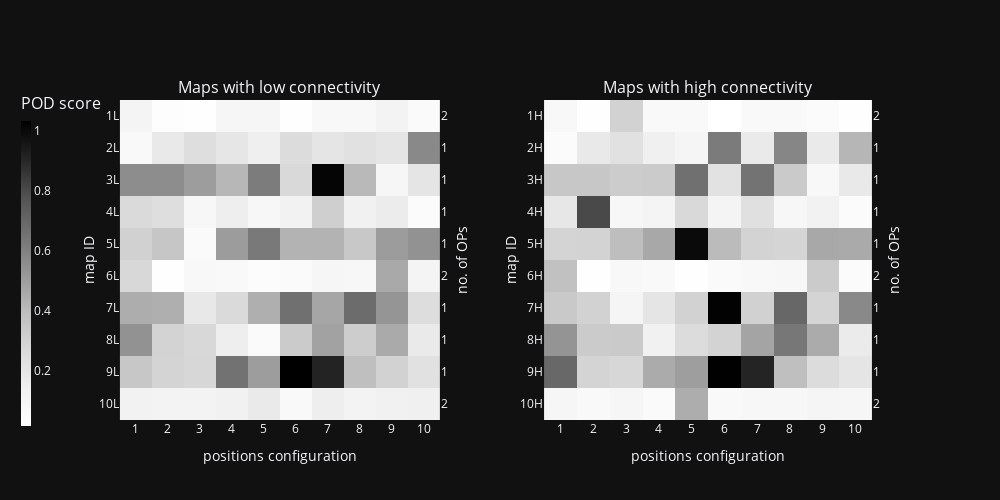
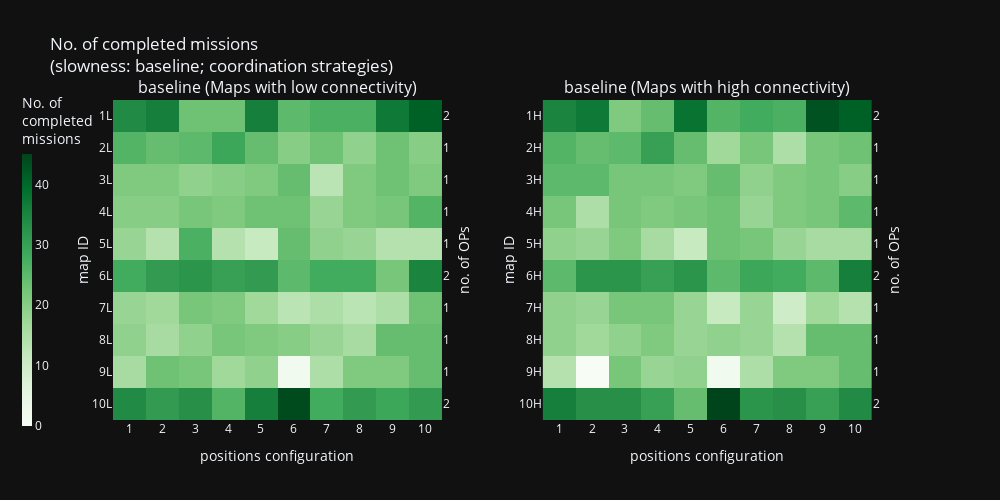
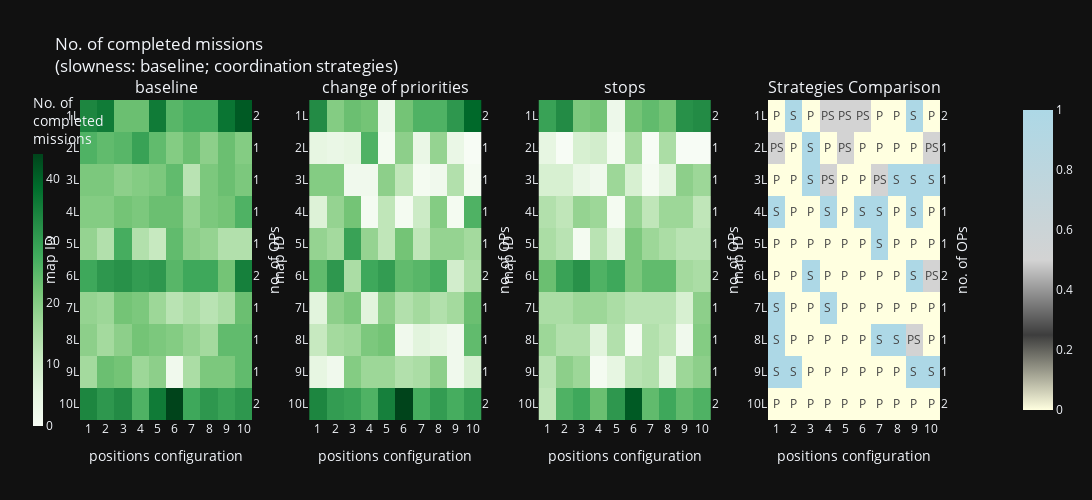
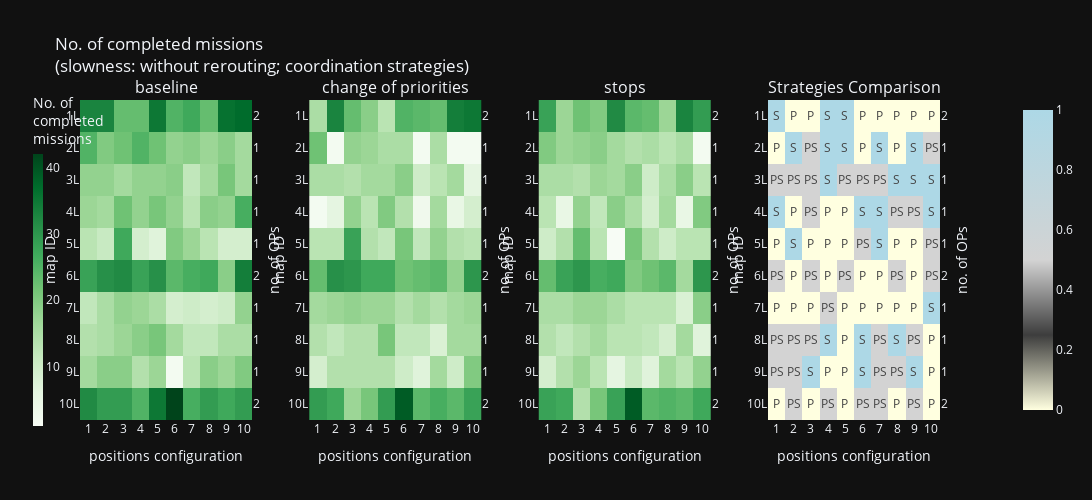

The notebook cell saved with these charts, in order:
### Code cell
import importlib 
import plot_all
plot_all = importlib.reload(plot_all)
plot_all.main()

### Figure 1 — Plotly figure (JSON) as saved in the notebook; plotly's stock layout.template omitted (floating-point values rounded to 4 significant figures)
{"data": [{"coloraxis": "coloraxis", "hovertemplate": "position: %{x}<br>CSD score (AVs): %{z}<extra></extra>", "name": "0", "showscale": true, "x": [1, 2, 3, 4, 5, 6, 7, 8, 9, 10], "xaxis": "x", "y": [1, 2, 3, 4, 5, 6, 7, 8, 9, 10], "yaxis": "y", "z": [[0.111, 0.03564, 0.0273, 0.09394, 0.08853, 0.02365, 0.07451, 0.07466, 0.1165, 0.05619], [0.06768, 0.1784, 0.2425, 0.1999, 0.1502, 0.2541, 0.2006, 0.2226, 0.2006, 0.5712], [0.5576, 0.5576, 0.5028, 0.416, 0.6207, 0.2679, 1.018, 0.41, 0.09303, 0.2058], [0.2662, 0.2394, 0.08456, 0.1538, 0.08642, 0.1256, 0.3132, 0.1296, 0.1667, 0.04894], [0.305, 0.3579, 0.06026, 0.5034, 0.6302, 0.4298, 0.4286, 0.3468, 0.5034, 0.5404], [0.2761, 0.02193, 0.07708, 0.06643, 0.03879, 0.05724, 0.08896, 0.08249, 0.4608, 0.1041], [0.4477, 0.4425, 0.188, 0.2642, 0.4425, 0.6621, 0.4709, 0.6791, 0.5281, 0.2484], [0.5392, 0.2983, 0.2742, 0.1507, 0.05706, 0.3346, 0.4849, 0.3261, 0.46, 0.1771], [0.3521, 0.2939, 0.2773, 0.6565, 0.5007, 1.034, 0.9127, 0.3874, 0.3007, 0.2229], [0.1239, 0.1166, 0.118, 0.133, 0.1751, 0.06752, 0.1557, 0.1144, 0.1375, 0.1398]], "type": "heatmap"}, {"coloraxis": "coloraxis", "hovertemplate": "position: %{x}<br>CSD score (AVs): %{z}<extra></extra>", "name": "0", "showscale": true, "x": [1, 2, 3, 4, 5, 6, 7, 8, 9, 10], "xaxis": "x", "y": [1, 2, 3, 4, 5, 6, 7, 8, 9, 10], "yaxis": "y2", "z": [[0.111, 0.03564, 0.0273, 0.09394, 0.08853, 0.02365, 0.07451, 0.07466, 0.1165, 0.05619], [0.06768, 0.1784, 0.2425, 0.1999, 0.1502, 0.2541, 0.2006, 0.2226, 0.2006, 0.5712], [0.5576, 0.5576, 0.5028, 0.416, 0.6207, 0.2679, 1.018, 0.41, 0.09303, 0.2058], [0.2662, 0.2394, 0.08456, 0.1538, 0.08642, 0.1256, 0.3132, 0.1296, 0.1667, 0.04894], [0.305, 0.3579, 0.06026, 0.5034, 0.6302, 0.4298, 0.4286, 0.3468, 0.5034, 0.5404], [0.2761, 0.02193, 0.07708, 0.06643, 0.03879, 0.05724, 0.08896, 0.08249, 0.4608, 0.1041], [0.4477, 0.4425, 0.188, 0.2642, 0.4425, 0.6621, 0.4709, 0.6791, 0.5281, 0.2484], [0.5392, 0.2983, 0.2742, 0.1507, 0.05706, 0.3346, 0.4849, 0.3261, 0.46, 0.1771], [0.3521, 0.2939, 0.2773, 0.6565, 0.5007, 1.034, 0.9127, 0.3874, 0.3007, 0.2229], [0.1239, 0.1166, 0.118, 0.133, 0.1751, 0.06752, 0.1557, 0.1144, 0.1375, 0.1398]], "type": "heatmap"}, {"coloraxis": "coloraxis", "hovertemplate": "position: %{x}<br>CSD score (AVs): %{z}<extra></extra>", "name": "0", "showscale": true, "x": [1, 2, 3, 4, 5, 6, 7, 8, 9, 10], "xaxis": "x2", "y": [1, 2, 3, 4, 5, 6, 7, 8, 9, 10], "yaxis": "y3", "z": [[0.07563, 0.0272, 0.3003, 0.06648, 0.0697, 0.01497, 0.06755, 0.06529, 0.04628, 0.0258], [0.04501, 0.1788, 0.2255, 0.1405, 0.1018, 0.6237, 0.1765, 0.584, 0.1765, 0.4186], [0.3518, 0.3518, 0.3271, 0.3337, 0.6634, 0.2225, 0.6525, 0.3396, 0.07119, 0.182], [0.1919, 0.8053, 0.08355, 0.1121, 0.2697, 0.1062, 0.2318, 0.07999, 0.1239, 0.04967], [0.2933, 0.2964, 0.3934, 0.467, 0.9991, 0.4038, 0.2971, 0.287, 0.467, 0.4583], [0.3803, 0.01929, 0.07632, 0.06361, 0.02174, 0.05501, 0.07615, 0.07923, 0.3334, 0.04968], [0.3429, 0.2996, 0.09761, 0.2031, 0.2996, 1.027, 0.3056, 0.6986, 0.2914, 0.5713], [0.5325, 0.3323, 0.3398, 0.1303, 0.2509, 0.295, 0.4775, 0.6372, 0.4563, 0.1712], [0.6929, 0.2925, 0.2781, 0.4556, 0.4979, 1.03, 0.9107, 0.3883, 0.2504, 0.2007], [0.09488, 0.06992, 0.09169, 0.05941, 0.4487, 0.06727, 0.08634, 0.08089, 0.1038, 0.08975]], "type": "heatmap"}, {"coloraxis": "coloraxis", "hovertemplate": "position: %{x}<br>CSD score (AVs): %{z}<extra></extra>", "name": "0", "showscale": true, "x": [1, 2, 3, 4, 5, 6, 7, 8, 9, 10], "xaxis": "x2", "y": [1, 2, 3, 4, 5, 6, 7, 8, 9, 10], "yaxis": "y4", "z": [[0.07563, 0.0272, 0.3003, 0.06648, 0.0697, 0.01497, 0.06755, 0.06529, 0.04628, 0.0258], [0.04501, 0.1788, 0.2255, 0.1405, 0.1018, 0.6237, 0.1765, 0.584, 0.1765, 0.4186], [0.3518, 0.3518, 0.3271, 0.3337, 0.6634, 0.2225, 0.6525, 0.3396, 0.07119, 0.182], [0.1919, 0.8053, 0.08355, 0.1121, 0.2697, 0.1062, 0.2318, 0.07999, 0.1239, 0.04967], [0.2933, 0.2964, 0.3934, 0.467, 0.9991, 0.4038, 0.2971, 0.287, 0.467, 0.4583], [0.3803, 0.01929, 0.07632, 0.06361, 0.02174, 0.05501, 0.07615, 0.07923, 0.3334, 0.04968], [0.3429, 0.2996, 0.09761, 0.2031, 0.2996, 1.027, 0.3056, 0.6986, 0.2914, 0.5713], [0.5325, 0.3323, 0.3398, 0.1303, 0.2509, 0.295, 0.4775, 0.6372, 0.4563, 0.1712], [0.6929, 0.2925, 0.2781, 0.4556, 0.4979, 1.03, 0.9107, 0.3883, 0.2504, 0.2007], [0.09488, 0.06992, 0.09169, 0.05941, 0.4487, 0.06727, 0.08634, 0.08089, 0.1038, 0.08975]], "type": "heatmap"}], "layout": {"xaxis": {"anchor": "y", "domain": [0.0, 0.4075], "title": {"text": "positions configuration"}, "tickmode": "array", "tickvals": [1, 2, 3, 4, 5, 6, 7, 8, 9, 10], "ticktext": ["1", "2", "3", "4", "5", "6", "7", "8", "9", "10"], "automargin": false, "constrain": "domain", "scaleanchor": "y"}, "yaxis": {"anchor": "x", "domain": [0.0, 1.0], "title": {"text": "map ID", "standoff": 0}, "tickmode": "array", "tickvals": [1, 2, 3, 4, 5, 6, 7, 8, 9, 10], "ticktext": ["1L", "2L", "3L", "4L", "5L", "6L", "7L", "8L", "9L", "10L"], "autorange": "reversed", "automargin": false, "constrain": "domain", "scaleanchor": "x"}, "yaxis2": {"anchor": "x", "overlaying": "y", "side": "right", "title": {"text": "no. of OPs", "standoff": 10}, "tickmode": "array", "tickvals": [1, 2, 3, 4, 5, 6, 7, 8, 9, 10], "ticktext": ["2", "1", "1", "1", "1", "2", "1", "1", "1", "2"], "autorange": "reversed", "automargin": false, "constrain": "domain"}, "xaxis2": {"anchor": "y3", "domain": [0.5325, 0.94], "title": {"text": "positions configuration"}, "tickmode": "array", "tickvals": [1, 2, 3, 4, 5, 6, 7, 8, 9, 10], "ticktext": ["1", "2", "3", "4", "5", "6", "7", "8", "9", "10"], "automargin": false, "constrain": "domain"}, "yaxis3": {"anchor": "x2", "domain": [0.0, 1.0], "title": {"text": "map ID", "standoff": 0}, "tickmode": "array", "tickvals": [1, 2, 3, 4, 5, 6, 7, 8, 9, 10], "ticktext": ["1H", "2H", "3H", "4H", "5H", "6H", "7H", "8H", "9H", "10H"], "autorange": "reversed", "automargin": false, "constrain": "domain"}, "yaxis4": {"anchor": "x2", "overlaying": "y3", "side": "right", "title": {"text": "no. of OPs", "standoff": 10}, "tickmode": "array", "tickvals": [1, 2, 3, 4, 5, 6, 7, 8, 9, 10], "ticktext": ["2", "1", "1", "1", "1", "2", "1", "1", "1", "2"], "autorange": "reversed", "automargin": false, "constrain": "domain"}, "annotations": [{"font": {"size": 16}, "showarrow": false, "text": "Maps with low connectivity", "x": 0.2037, "xanchor": "center", "xref": "paper", "y": 1.0, "yanchor": "bottom", "yref": "paper"}, {"font": {"size": 16}, "showarrow": false, "text": "Maps with high connectivity", "x": 0.7362, "xanchor": "center", "xref": "paper", "y": 1.0, "yanchor": "bottom", "yref": "paper"}], "autosize": false, "width": 1000, "height": 500, "coloraxis": {"colorbar": {"title": {"text": "POD score", "font": {"size": 16}, "side": "top"}, "x": -0.13, "thickness": 10, "len": 1.1}, "colorscale": [[0.0, "rgb(255,255,255)"], [0.125, "rgb(240,240,240)"], [0.25, "rgb(217,217,217)"], [0.375, "rgb(189,189,189)"], [0.5, "rgb(150,150,150)"], [0.625, "rgb(115,115,115)"], [0.75, "rgb(82,82,82)"], [0.875, "rgb(37,37,37)"], [1.0, "rgb(0,0,0)"]]}}}

### Figure 2 — Plotly figure (JSON) as saved in the notebook; plotly's stock layout.template omitted (floating-point values rounded to 4 significant figures)
{"data": [{"coloraxis": "coloraxis", "hovertemplate": "position: %{x}<br>No. of completed missions: %{z}<extra></extra>", "name": "0", "showscale": true, "x": [1, 2, 3, 4, 5, 6, 7, 8, 9, 10], "xaxis": "x", "y": [1, 2, 3, 4, 5, 6, 7, 8, 9, 10], "yaxis": "y", "z": [[34, 36, 23, 23, 36, 25, 27, 27, 37, 41], [26, 24, 25, 29, 24, 20, 23, 19, 23, 20], [21, 21, 19, 20, 21, 24, 13, 21, 23, 21], [20, 20, 22, 21, 23, 23, 18, 21, 22, 26], [18, 14, 27, 14, 11, 24, 19, 18, 14, 14], [28, 31, 32, 30, 31, 25, 28, 28, 22, 35], [18, 17, 22, 21, 17, 13, 15, 13, 15, 23], [19, 16, 19, 22, 21, 20, 18, 16, 24, 24], [16, 23, 22, 17, 19, 2, 15, 21, 21, 24], [34, 31, 33, 26, 36, 44, 28, 31, 29, 31]], "type": "heatmap"}, {"coloraxis": "coloraxis", "hovertemplate": "position: %{x}<br>No. of completed missions: %{z}<extra></extra>", "name": "0", "showscale": true, "x": [1, 2, 3, 4, 5, 6, 7, 8, 9, 10], "xaxis": "x", "y": [1, 2, 3, 4, 5, 6, 7, 8, 9, 10], "yaxis": "y2", "z": [[34, 36, 23, 23, 36, 25, 27, 27, 37, 41], [26, 24, 25, 29, 24, 20, 23, 19, 23, 20], [21, 21, 19, 20, 21, 24, 13, 21, 23, 21], [20, 20, 22, 21, 23, 23, 18, 21, 22, 26], [18, 14, 27, 14, 11, 24, 19, 18, 14, 14], [28, 31, 32, 30, 31, 25, 28, 28, 22, 35], [18, 17, 22, 21, 17, 13, 15, 13, 15, 23], [19, 16, 19, 22, 21, 20, 18, 16, 24, 24], [16, 23, 22, 17, 19, 2, 15, 21, 21, 24], [34, 31, 33, 26, 36, 44, 28, 31, 29, 31]], "type": "heatmap"}, {"coloraxis": "coloraxis", "hovertemplate": "position: %{x}<br>No. of completed missions: %{z}<extra></extra>", "name": "0", "showscale": true, "x": [1, 2, 3, 4, 5, 6, 7, 8, 9, 10], "xaxis": "x2", "y": [1, 2, 3, 4, 5, 6, 7, 8, 9, 10], "yaxis": "y3", "z": [[35, 37, 21, 24, 38, 26, 28, 27, 43, 41], [26, 24, 25, 30, 24, 17, 22, 15, 22, 23], [25, 25, 22, 22, 21, 24, 19, 21, 22, 20], [22, 15, 22, 21, 22, 23, 18, 21, 22, 25], [19, 18, 21, 16, 11, 23, 22, 18, 16, 16], [25, 32, 32, 30, 32, 25, 29, 28, 25, 36], [19, 18, 22, 22, 18, 11, 18, 10, 17, 14], [19, 17, 19, 21, 18, 19, 18, 14, 24, 24], [14, 0, 22, 18, 19, 2, 15, 21, 21, 24], [36, 33, 33, 30, 24, 45, 32, 33, 30, 34]], "type": "heatmap"}, {"coloraxis": "coloraxis", "hovertemplate": "position: %{x}<br>No. of completed missions: %{z}<extra></extra>", "name": "0", "showscale": true, "x": [1, 2, 3, 4, 5, 6, 7, 8, 9, 10], "xaxis": "x2", "y": [1, 2, 3, 4, 5, 6, 7, 8, 9, 10], "yaxis": "y4", "z": [[35, 37, 21, 24, 38, 26, 28, 27, 43, 41], [26, 24, 25, 30, 24, 17, 22, 15, 22, 23], [25, 25, 22, 22, 21, 24, 19, 21, 22, 20], [22, 15, 22, 21, 22, 23, 18, 21, 22, 25], [19, 18, 21, 16, 11, 23, 22, 18, 16, 16], [25, 32, 32, 30, 32, 25, 29, 28, 25, 36], [19, 18, 22, 22, 18, 11, 18, 10, 17, 14], [19, 17, 19, 21, 18, 19, 18, 14, 24, 24], [14, 0, 22, 18, 19, 2, 15, 21, 21, 24], [36, 33, 33, 30, 24, 45, 32, 33, 30, 34]], "type": "heatmap"}], "layout": {"xaxis": {"anchor": "y", "domain": [0.0, 0.4075], "title": {"text": "positions configuration"}, "tickmode": "array", "tickvals": [1, 2, 3, 4, 5, 6, 7, 8, 9, 10], "ticktext": ["1", "2", "3", "4", "5", "6", "7", "8", "9", "10"], "automargin": false, "constrain": "domain"}, "yaxis": {"anchor": "x", "domain": [0.0, 1.0], "title": {"text": "map ID", "standoff": 0}, "tickmode": "array", "tickvals": [1, 2, 3, 4, 5, 6, 7, 8, 9, 10], "ticktext": ["1L", "2L", "3L", "4L", "5L", "6L", "7L", "8L", "9L", "10L"], "autorange": "reversed", "automargin": false, "constrain": "domain"}, "yaxis2": {"anchor": "x", "overlaying": "y", "side": "right", "title": {"text": "no. of OPs", "standoff": 10}, "tickmode": "array", "tickvals": [1, 2, 3, 4, 5, 6, 7, 8, 9, 10], "ticktext": ["2", "1", "1", "1", "1", "2", "1", "1", "1", "2"], "autorange": "reversed", "automargin": false, "constrain": "domain"}, "xaxis2": {"anchor": "y3", "domain": [0.5325, 0.94], "title": {"text": "positions configuration"}, "tickmode": "array", "tickvals": [1, 2, 3, 4, 5, 6, 7, 8, 9, 10], "ticktext": ["1", "2", "3", "4", "5", "6", "7", "8", "9", "10"], "automargin": false, "constrain": "domain"}, "yaxis3": {"anchor": "x2", "domain": [0.0, 1.0], "title": {"text": "map ID", "standoff": 0}, "tickmode": "array", "tickvals": [1, 2, 3, 4, 5, 6, 7, 8, 9, 10], "ticktext": ["1H", "2H", "3H", "4H", "5H", "6H", "7H", "8H", "9H", "10H"], "autorange": "reversed", "automargin": false, "constrain": "domain"}, "yaxis4": {"anchor": "x2", "overlaying": "y3", "side": "right", "title": {"text": "no. of OPs", "standoff": 10}, "tickmode": "array", "tickvals": [1, 2, 3, 4, 5, 6, 7, 8, 9, 10], "ticktext": ["2", "1", "1", "1", "1", "2", "1", "1", "1", "2"], "autorange": "reversed", "automargin": false, "constrain": "domain"}, "annotations": [{"font": {"size": 16}, "showarrow": false, "text": "baseline (Maps with low connectivity)", "x": 0.2037, "xanchor": "center", "xref": "paper", "y": 1.0, "yanchor": "bottom", "yref": "paper"}, {"font": {"size": 16}, "showarrow": false, "text": "baseline (Maps with high connectivity)", "x": 0.7362, "xanchor": "center", "xref": "paper", "y": 1.0, "yanchor": "bottom", "yref": "paper"}], "autosize": false, "width": 1000, "height": 500, "coloraxis": {"colorbar": {"title": {"text": "No. of<br>completed<br>missions"}, "x": -0.125, "thickness": 10, "len": 1.1}, "colorscale": [[0.0, "rgb(247,252,245)"], [0.125, "rgb(229,245,224)"], [0.25, "rgb(199,233,192)"], [0.375, "rgb(161,217,155)"], [0.5, "rgb(116,196,118)"], [0.625, "rgb(65,171,93)"], [0.75, "rgb(35,139,69)"], [0.875, "rgb(0,109,44)"], [1.0, "rgb(0,68,27)"]]}, "coloraxis2": {"colorscale": [[0.0, "#FFFFE0"], [0.25, "#3D3D3D"], [0.5, "#D3D3D3"], [1.0, "#ADD8E6"]]}, "title": {"text": "No. of completed missions<br>(slowness: baseline; coordination strategies)"}}}

### Figure 3 — Plotly figure (JSON) as saved in the notebook; plotly's stock layout.template omitted (floating-point values rounded to 4 significant figures)
{"data": [{"coloraxis": "coloraxis", "hovertemplate": "position: %{x}<br>No. of completed missions: %{z}<extra></extra>", "name": "0", "showscale": true, "x": [1, 2, 3, 4, 5, 6, 7, 8, 9, 10], "xaxis": "x", "y": [1, 2, 3, 4, 5, 6, 7, 8, 9, 10], "yaxis": "y", "z": [[34, 36, 23, 23, 36, 25, 27, 27, 37, 41], [26, 24, 25, 29, 24, 20, 23, 19, 23, 20], [21, 21, 19, 20, 21, 24, 13, 21, 23, 21], [20, 20, 22, 21, 23, 23, 18, 21, 22, 26], [18, 14, 27, 14, 11, 24, 19, 18, 14, 14], [28, 31, 32, 30, 31, 25, 28, 28, 22, 35], [18, 17, 22, 21, 17, 13, 15, 13, 15, 23], [19, 16, 19, 22, 21, 20, 18, 16, 24, 24], [16, 23, 22, 17, 19, 2, 15, 21, 21, 24], [34, 31, 33, 26, 36, 44, 28, 31, 29, 31]], "type": "heatmap"}, {"coloraxis": "coloraxis", "hovertemplate": "position: %{x}<br>No. of completed missions: %{z}<extra></extra>", "name": "0", "showscale": true, "x": [1, 2, 3, 4, 5, 6, 7, 8, 9, 10], "xaxis": "x", "y": [1, 2, 3, 4, 5, 6, 7, 8, 9, 10], "yaxis": "y2", "z": [[34, 36, 23, 23, 36, 25, 27, 27, 37, 41], [26, 24, 25, 29, 24, 20, 23, 19, 23, 20], [21, 21, 19, 20, 21, 24, 13, 21, 23, 21], [20, 20, 22, 21, 23, 23, 18, 21, 22, 26], [18, 14, 27, 14, 11, 24, 19, 18, 14, 14], [28, 31, 32, 30, 31, 25, 28, 28, 22, 35], [18, 17, 22, 21, 17, 13, 15, 13, 15, 23], [19, 16, 19, 22, 21, 20, 18, 16, 24, 24], [16, 23, 22, 17, 19, 2, 15, 21, 21, 24], [34, 31, 33, 26, 36, 44, 28, 31, 29, 31]], "type": "heatmap"}, {"coloraxis": "coloraxis", "hovertemplate": "position: %{x}<br>No. of completed missions: %{z}<extra></extra>", "name": "0", "showscale": true, "x": [1, 2, 3, 4, 5, 6, 7, 8, 9, 10], "xaxis": "x2", "y": [1, 2, 3, 4, 5, 6, 7, 8, 9, 10], "yaxis": "y3", "z": [[33, 20, 23, 22, 3, 22, 26, 26, 31, 39], [5, 4, 5, 26, 1, 19, 4, 18, 4, 0], [20, 20, 2, 2, 19, 12, 1, 2, 14, 1], [7, 18, 22, 1, 12, 1, 10, 20, 1, 26], [18, 16, 29, 18, 12, 22, 12, 18, 18, 16], [24, 31, 15, 28, 30, 24, 25, 27, 9, 15], [6, 19, 21, 6, 19, 14, 16, 14, 16, 23], [11, 16, 17, 21, 22, 2, 6, 5, 2, 24], [5, 2, 20, 17, 17, 14, 15, 19, 2, 8], [34, 30, 29, 26, 35, 44, 27, 30, 27, 30]], "type": "heatmap"}, {"coloraxis": "coloraxis", "hovertemplate": "position: %{x}<br>No. of completed missions: %{z}<extra></extra>", "name": "0", "showscale": true, "x": [1, 2, 3, 4, 5, 6, 7, 8, 9, 10], "xaxis": "x2", "y": [1, 2, 3, 4, 5, 6, 7, 8, 9, 10], "yaxis": "y4", "z": [[33, 20, 23, 22, 3, 22, 26, 26, 31, 39], [5, 4, 5, 26, 1, 19, 4, 18, 4, 0], [20, 20, 2, 2, 19, 12, 1, 2, 14, 1], [7, 18, 22, 1, 12, 1, 10, 20, 1, 26], [18, 16, 29, 18, 12, 22, 12, 18, 18, 16], [24, 31, 15, 28, 30, 24, 25, 27, 9, 15], [6, 19, 21, 6, 19, 14, 16, 14, 16, 23], [11, 16, 17, 21, 22, 2, 6, 5, 2, 24], [5, 2, 20, 17, 17, 14, 15, 19, 2, 8], [34, 30, 29, 26, 35, 44, 27, 30, 27, 30]], "type": "heatmap"}, {"coloraxis": "coloraxis", "hovertemplate": "position: %{x}<br>No. of completed missions: %{z}<extra></extra>", "name": "0", "showscale": true, "x": [1, 2, 3, 4, 5, 6, 7, 8, 9, 10], "xaxis": "x3", "y": [1, 2, 3, 4, 5, 6, 7, 8, 9, 10], "yaxis": "y5", "z": [[29, 33, 21, 22, 3, 22, 24, 22, 32, 33], [5, 0, 8, 9, 1, 16, 0, 15, 0, 0], [8, 8, 4, 2, 17, 8, 1, 6, 19, 17], [14, 12, 18, 17, 1, 18, 12, 17, 17, 12], [15, 13, 1, 13, 6, 21, 17, 15, 13, 13], [23, 29, 32, 26, 28, 21, 24, 24, 16, 15], [15, 15, 17, 17, 15, 13, 13, 13, 8, 19], [17, 14, 14, 6, 14, 1, 14, 12, 2, 20], [13, 19, 17, 1, 5, 13, 14, 5, 17, 19], [12, 26, 28, 23, 31, 41, 24, 28, 24, 26]], "type": "heatmap"}, {"coloraxis": "coloraxis", "hovertemplate": "position: %{x}<br>No. of completed missions: %{z}<extra></extra>", "name": "0", "showscale": true, "x": [1, 2, 3, 4, 5, 6, 7, 8, 9, 10], "xaxis": "x3", "y": [1, 2, 3, 4, 5, 6, 7, 8, 9, 10], "yaxis": "y6", "z": [[29, 33, 21, 22, 3, 22, 24, 22, 32, 33], [5, 0, 8, 9, 1, 16, 0, 15, 0, 0], [8, 8, 4, 2, 17, 8, 1, 6, 19, 17], [14, 12, 18, 17, 1, 18, 12, 17, 17, 12], [15, 13, 1, 13, 6, 21, 17, 15, 13, 13], [23, 29, 32, 26, 28, 21, 24, 24, 16, 15], [15, 15, 17, 17, 15, 13, 13, 13, 8, 19], [17, 14, 14, 6, 14, 1, 14, 12, 2, 20], [13, 19, 17, 1, 5, 13, 14, 5, 17, 19], [12, 26, 28, 23, 31, 41, 24, 28, 24, 26]], "type": "heatmap"}, {"coloraxis": "coloraxis2", "hovertemplate": "position: %{x}<br><extra></extra>", "name": "0", "showscale": false, "text": [["P", "S", "P", "PS", "PS", "PS", "P", "P", "S", "P"], ["PS", "P", "S", "P", "PS", "P", "P", "P", "P", "PS"], ["P", "P", "S", "PS", "P", "P", "PS", "S", "S", "S"], ["S", "P", "P", "S", "P", "S", "S", "P", "S", "P"], ["P", "P", "P", "P", "P", "P", "S", "P", "P", "P"], ["P", "P", "S", "P", "P", "P", "P", "P", "S", "PS"], ["S", "P", "P", "S", "P", "P", "P", "P", "P", "P"], ["S", "P", "P", "P", "P", "P", "S", "S", "PS", "P"], ["S", "S", "P", "P", "P", "P", "P", "P", "S", "S"], ["P", "P", "P", "P", "P", "P", "P", "P", "P", "P"]], "texttemplate": "%{text}", "x": [1, 2, 3, 4, 5, 6, 7, 8, 9, 10], "xaxis": "x4", "y": [1, 2, 3, 4, 5, 6, 7, 8, 9, 10], "yaxis": "y7", "z": [[0.0, 1.0, 0.0, 0.5, 0.5, 0.5, 0.0, 0.0, 1.0, 0.0], [0.5, 0.0, 1.0, 0.0, 0.5, 0.0, 0.0, 0.0, 0.0, 0.5], [0.0, 0.0, 1.0, 0.5, 0.0, 0.0, 0.5, 1.0, 1.0, 1.0], [1.0, 0.0, 0.0, 1.0, 0.0, 1.0, 1.0, 0.0, 1.0, 0.0], [0.0, 0.0, 0.0, 0.0, 0.0, 0.0, 1.0, 0.0, 0.0, 0.0], [0.0, 0.0, 1.0, 0.0, 0.0, 0.0, 0.0, 0.0, 1.0, 0.5], [1.0, 0.0, 0.0, 1.0, 0.0, 0.0, 0.0, 0.0, 0.0, 0.0], [1.0, 0.0, 0.0, 0.0, 0.0, 0.0, 1.0, 1.0, 0.5, 0.0], [1.0, 1.0, 0.0, 0.0, 0.0, 0.0, 0.0, 0.0, 1.0, 1.0], [0.0, 0.0, 0.0, 0.0, 0.0, 0.0, 0.0, 0.0, 0.0, 0.0]], "type": "heatmap"}, {"coloraxis": "coloraxis2", "hovertemplate": "position: %{x}<br><extra></extra>", "name": "0", "showscale": false, "text": [["P", "S", "P", "PS", "PS", "PS", "P", "P", "S", "P"], ["PS", "P", "S", "P", "PS", "P", "P", "P", "P", "PS"], ["P", "P", "S", "PS", "P", "P", "PS", "S", "S", "S"], ["S", "P", "P", "S", "P", "S", "S", "P", "S", "P"], ["P", "P", "P", "P", "P", "P", "S", "P", "P", "P"], ["P", "P", "S", "P", "P", "P", "P", "P", "S", "PS"], ["S", "P", "P", "S", "P", "P", "P", "P", "P", "P"], ["S", "P", "P", "P", "P", "P", "S", "S", "PS", "P"], ["S", "S", "P", "P", "P", "P", "P", "P", "S", "S"], ["P", "P", "P", "P", "P", "P", "P", "P", "P", "P"]], "texttemplate": "%{text}", "x": [1, 2, 3, 4, 5, 6, 7, 8, 9, 10], "xaxis": "x4", "y": [1, 2, 3, 4, 5, 6, 7, 8, 9, 10], "yaxis": "y8", "z": [[0.0, 1.0, 0.0, 0.5, 0.5, 0.5, 0.0, 0.0, 1.0, 0.0], [0.5, 0.0, 1.0, 0.0, 0.5, 0.0, 0.0, 0.0, 0.0, 0.5], [0.0, 0.0, 1.0, 0.5, 0.0, 0.0, 0.5, 1.0, 1.0, 1.0], [1.0, 0.0, 0.0, 1.0, 0.0, 1.0, 1.0, 0.0, 1.0, 0.0], [0.0, 0.0, 0.0, 0.0, 0.0, 0.0, 1.0, 0.0, 0.0, 0.0], [0.0, 0.0, 1.0, 0.0, 0.0, 0.0, 0.0, 0.0, 1.0, 0.5], [1.0, 0.0, 0.0, 1.0, 0.0, 0.0, 0.0, 0.0, 0.0, 0.0], [1.0, 0.0, 0.0, 0.0, 0.0, 0.0, 1.0, 1.0, 0.5, 0.0], [1.0, 1.0, 0.0, 0.0, 0.0, 0.0, 0.0, 0.0, 1.0, 1.0], [0.0, 0.0, 0.0, 0.0, 0.0, 0.0, 0.0, 0.0, 0.0, 0.0]], "type": "heatmap"}], "layout": {"xaxis": {"anchor": "y", "domain": [0.0, 0.1881], "title": {"text": "positions configuration"}, "tickmode": "array", "tickvals": [1, 2, 3, 4, 5, 6, 7, 8, 9, 10], "ticktext": ["1", "2", "3", "4", "5", "6", "7", "8", "9", "10"], "automargin": false, "constrain": "domain"}, "yaxis": {"anchor": "x", "domain": [0.0, 1.0], "title": {"text": "map ID", "standoff": 0}, "tickmode": "array", "tickvals": [1, 2, 3, 4, 5, 6, 7, 8, 9, 10], "ticktext": ["1L", "2L", "3L", "4L", "5L", "6L", "7L", "8L", "9L", "10L"], "autorange": "reversed", "automargin": false, "constrain": "domain"}, "yaxis2": {"anchor": "x", "overlaying": "y", "side": "right", "title": {"text": "no. of OPs", "standoff": 10}, "tickmode": "array", "tickvals": [1, 2, 3, 4, 5, 6, 7, 8, 9, 10], "ticktext": ["2", "1", "1", "1", "1", "2", "1", "1", "1", "2"], "autorange": "reversed", "automargin": false, "constrain": "domain"}, "xaxis2": {"anchor": "y3", "domain": [0.2506, 0.4387], "title": {"text": "positions configuration"}, "tickmode": "array", "tickvals": [1, 2, 3, 4, 5, 6, 7, 8, 9, 10], "ticktext": ["1", "2", "3", "4", "5", "6", "7", "8", "9", "10"], "automargin": false, "constrain": "domain"}, "yaxis3": {"anchor": "x2", "domain": [0.0, 1.0], "title": {"text": "map ID", "standoff": 0}, "tickmode": "array", "tickvals": [1, 2, 3, 4, 5, 6, 7, 8, 9, 10], "ticktext": ["1L", "2L", "3L", "4L", "5L", "6L", "7L", "8L", "9L", "10L"], "autorange": "reversed", "automargin": false, "constrain": "domain"}, "yaxis4": {"anchor": "x2", "overlaying": "y3", "side": "right", "title": {"text": "no. of OPs", "standoff": 10}, "tickmode": "array", "tickvals": [1, 2, 3, 4, 5, 6, 7, 8, 9, 10], "ticktext": ["2", "1", "1", "1", "1", "2", "1", "1", "1", "2"], "autorange": "reversed", "automargin": false, "constrain": "domain"}, "xaxis3": {"anchor": "y5", "domain": [0.5012, 0.6894], "title": {"text": "positions configuration"}, "tickmode": "array", "tickvals": [1, 2, 3, 4, 5, 6, 7, 8, 9, 10], "ticktext": ["1", "2", "3", "4", "5", "6", "7", "8", "9", "10"], "automargin": false, "constrain": "domain"}, "yaxis5": {"anchor": "x3", "domain": [0.0, 1.0], "title": {"text": "map ID", "standoff": 0}, "tickmode": "array", "tickvals": [1, 2, 3, 4, 5, 6, 7, 8, 9, 10], "ticktext": ["1L", "2L", "3L", "4L", "5L", "6L", "7L", "8L", "9L", "10L"], "autorange": "reversed", "automargin": false, "constrain": "domain"}, "yaxis6": {"anchor": "x3", "overlaying": "y5", "side": "right", "title": {"text": "no. of OPs", "standoff": 10}, "tickmode": "array", "tickvals": [1, 2, 3, 4, 5, 6, 7, 8, 9, 10], "ticktext": ["2", "1", "1", "1", "1", "2", "1", "1", "1", "2"], "autorange": "reversed", "automargin": false, "constrain": "domain"}, "xaxis4": {"anchor": "y7", "domain": [0.7519, 0.94], "title": {"text": "positions configuration"}, "tickmode": "array", "tickvals": [1, 2, 3, 4, 5, 6, 7, 8, 9, 10], "ticktext": ["1", "2", "3", "4", "5", "6", "7", "8", "9", "10"], "automargin": false, "constrain": "domain"}, "yaxis7": {"anchor": "x4", "domain": [0.0, 1.0], "title": {"text": "map ID", "standoff": 0}, "tickmode": "array", "tickvals": [1, 2, 3, 4, 5, 6, 7, 8, 9, 10], "ticktext": ["1L", "2L", "3L", "4L", "5L", "6L", "7L", "8L", "9L", "10L"], "autorange": "reversed", "automargin": false, "constrain": "domain"}, "yaxis8": {"anchor": "x4", "overlaying": "y7", "side": "right", "title": {"text": "no. of OPs", "standoff": 10}, "tickmode": "array", "tickvals": [1, 2, 3, 4, 5, 6, 7, 8, 9, 10], "ticktext": ["2", "1", "1", "1", "1", "2", "1", "1", "1", "2"], "autorange": "reversed", "automargin": false, "constrain": "domain"}, "annotations": [{"font": {"size": 16}, "showarrow": false, "text": "baseline", "x": 0.09406, "xanchor": "center", "xref": "paper", "y": 1.0, "yanchor": "bottom", "yref": "paper"}, {"font": {"size": 16}, "showarrow": false, "text": "change of priorities", "x": 0.3447, "xanchor": "center", "xref": "paper", "y": 1.0, "yanchor": "bottom", "yref": "paper"}, {"font": {"size": 16}, "showarrow": false, "text": "stops", "x": 0.5953, "xanchor": "center", "xref": "paper", "y": 1.0, "yanchor": "bottom", "yref": "paper"}, {"font": {"size": 16}, "showarrow": false, "text": "Strategies Comparison", "x": 0.8459, "xanchor": "center", "xref": "paper", "y": 1.0, "yanchor": "bottom", "yref": "paper"}], "autosize": false, "width": 1840, "height": 500, "coloraxis": {"colorbar": {"title": {"text": "No. of<br>completed<br>missions", "font": {"size": 14}, "side": "top"}, "x": -0.0625, "thickness": 10, "len": 1.1}, "colorscale": [[0.0, "rgb(247,252,245)"], [0.125, "rgb(229,245,224)"], [0.25, "rgb(199,233,192)"], [0.375, "rgb(161,217,155)"], [0.5, "rgb(116,196,118)"], [0.625, "rgb(65,171,93)"], [0.75, "rgb(35,139,69)"], [0.875, "rgb(0,109,44)"], [1.0, "rgb(0,68,27)"]]}, "coloraxis2": {"colorscale": [[0.0, "#FFFFE0"], [0.25, "#3D3D3D"], [0.5, "#D3D3D3"], [1.0, "#ADD8E6"]]}, "title": {"text": "No. of completed missions<br>(slowness: baseline; coordination strategies)"}}}

### Figure 4 — Plotly figure (JSON) as saved in the notebook; plotly's stock layout.template omitted (floating-point values rounded to 4 significant figures)
{"data": [{"coloraxis": "coloraxis", "hovertemplate": "position: %{x}<br>No. of completed missions: %{z}<extra></extra>", "name": "0", "showscale": true, "x": [1, 2, 3, 4, 5, 6, 7, 8, 9, 10], "xaxis": "x", "y": [1, 2, 3, 4, 5, 6, 7, 8, 9, 10], "yaxis": "y", "z": [[33, 33, 23, 23, 35, 25, 27, 23, 36, 37], [25, 20, 22, 25, 22, 18, 19, 17, 19, 16], [18, 18, 16, 18, 18, 19, 12, 16, 21, 16], [17, 16, 22, 18, 21, 18, 13, 19, 18, 26], [13, 11, 27, 9, 7, 20, 17, 13, 9, 9], [28, 31, 32, 28, 31, 24, 26, 27, 19, 34], [12, 15, 18, 17, 15, 9, 10, 9, 10, 18], [14, 15, 17, 19, 21, 16, 12, 12, 15, 15], [16, 19, 19, 14, 17, 2, 13, 19, 17, 20], [32, 29, 29, 25, 35, 42, 26, 29, 27, 29]], "type": "heatmap"}, {"coloraxis": "coloraxis", "hovertemplate": "position: %{x}<br>No. of completed missions: %{z}<extra></extra>", "name": "0", "showscale": true, "x": [1, 2, 3, 4, 5, 6, 7, 8, 9, 10], "xaxis": "x", "y": [1, 2, 3, 4, 5, 6, 7, 8, 9, 10], "yaxis": "y2", "z": [[33, 33, 23, 23, 35, 25, 27, 23, 36, 37], [25, 20, 22, 25, 22, 18, 19, 17, 19, 16], [18, 18, 16, 18, 18, 19, 12, 16, 21, 16], [17, 16, 22, 18, 21, 18, 13, 19, 18, 26], [13, 11, 27, 9, 7, 20, 17, 13, 9, 9], [28, 31, 32, 28, 31, 24, 26, 27, 19, 34], [12, 15, 18, 17, 15, 9, 10, 9, 10, 18], [14, 15, 17, 19, 21, 16, 12, 12, 15, 15], [16, 19, 19, 14, 17, 2, 13, 19, 17, 20], [32, 29, 29, 25, 35, 42, 26, 29, 27, 29]], "type": "heatmap"}, {"coloraxis": "coloraxis", "hovertemplate": "position: %{x}<br>No. of completed missions: %{z}<extra></extra>", "name": "0", "showscale": true, "x": [1, 2, 3, 4, 5, 6, 7, 8, 9, 10], "xaxis": "x2", "y": [1, 2, 3, 4, 5, 6, 7, 8, 9, 10], "yaxis": "y3", "z": [[15, 33, 23, 19, 13, 25, 24, 23, 34, 35], [22, 2, 18, 17, 15, 15, 2, 15, 2, 2], [15, 15, 14, 16, 16, 19, 10, 13, 16, 6], [2, 6, 18, 13, 20, 14, 3, 16, 5, 9], [13, 13, 28, 14, 12, 21, 12, 18, 14, 13], [23, 31, 30, 27, 27, 22, 23, 24, 18, 30], [16, 17, 18, 17, 17, 14, 16, 14, 16, 17], [14, 12, 14, 14, 21, 12, 12, 8, 16, 16], [9, 14, 14, 14, 14, 10, 7, 16, 10, 20], [29, 27, 17, 21, 29, 39, 24, 26, 24, 28]], "type": "heatmap"}, {"coloraxis": "coloraxis", "hovertemplate": "position: %{x}<br>No. of completed missions: %{z}<extra></extra>", "name": "0", "showscale": true, "x": [1, 2, 3, 4, 5, 6, 7, 8, 9, 10], "xaxis": "x2", "y": [1, 2, 3, 4, 5, 6, 7, 8, 9, 10], "yaxis": "y4", "z": [[15, 33, 23, 19, 13, 25, 24, 23, 34, 35], [22, 2, 18, 17, 15, 15, 2, 15, 2, 2], [15, 15, 14, 16, 16, 19, 10, 13, 16, 6], [2, 6, 18, 13, 20, 14, 3, 16, 5, 9], [13, 13, 28, 14, 12, 21, 12, 18, 14, 13], [23, 31, 30, 27, 27, 22, 23, 24, 18, 30], [16, 17, 18, 17, 17, 14, 16, 14, 16, 17], [14, 12, 14, 14, 21, 12, 12, 8, 16, 16], [9, 14, 14, 14, 14, 10, 7, 16, 10, 20], [29, 27, 17, 21, 29, 39, 24, 26, 24, 28]], "type": "heatmap"}, {"coloraxis": "coloraxis", "hovertemplate": "position: %{x}<br>No. of completed missions: %{z}<extra></extra>", "name": "0", "showscale": true, "x": [1, 2, 3, 4, 5, 6, 7, 8, 9, 10], "xaxis": "x3", "y": [1, 2, 3, 4, 5, 6, 7, 8, 9, 10], "yaxis": "y5", "z": [[28, 17, 22, 20, 32, 24, 23, 17, 33, 29], [20, 17, 18, 19, 16, 14, 15, 13, 15, 2], [15, 15, 14, 17, 16, 19, 10, 15, 19, 13], [13, 5, 18, 12, 19, 15, 9, 16, 5, 20], [10, 14, 23, 13, 1, 21, 14, 10, 13, 13], [23, 28, 30, 26, 27, 20, 22, 24, 16, 30], [15, 15, 17, 17, 15, 13, 13, 13, 8, 19], [14, 12, 14, 16, 13, 13, 12, 9, 16, 7], [9, 14, 17, 13, 6, 11, 7, 16, 13, 18], [28, 27, 14, 21, 28, 39, 24, 25, 24, 27]], "type": "heatmap"}, {"coloraxis": "coloraxis", "hovertemplate": "position: %{x}<br>No. of completed missions: %{z}<extra></extra>", "name": "0", "showscale": true, "x": [1, 2, 3, 4, 5, 6, 7, 8, 9, 10], "xaxis": "x3", "y": [1, 2, 3, 4, 5, 6, 7, 8, 9, 10], "yaxis": "y6", "z": [[28, 17, 22, 20, 32, 24, 23, 17, 33, 29], [20, 17, 18, 19, 16, 14, 15, 13, 15, 2], [15, 15, 14, 17, 16, 19, 10, 15, 19, 13], [13, 5, 18, 12, 19, 15, 9, 16, 5, 20], [10, 14, 23, 13, 1, 21, 14, 10, 13, 13], [23, 28, 30, 26, 27, 20, 22, 24, 16, 30], [15, 15, 17, 17, 15, 13, 13, 13, 8, 19], [14, 12, 14, 16, 13, 13, 12, 9, 16, 7], [9, 14, 17, 13, 6, 11, 7, 16, 13, 18], [28, 27, 14, 21, 28, 39, 24, 25, 24, 27]], "type": "heatmap"}, {"coloraxis": "coloraxis2", "hovertemplate": "position: %{x}<br><extra></extra>", "name": "0", "showscale": false, "text": [["S", "P", "P", "S", "S", "P", "P", "P", "P", "P"], ["P", "S", "PS", "S", "S", "P", "S", "P", "S", "PS"], ["PS", "PS", "PS", "S", "PS", "PS", "PS", "S", "S", "S"], ["S", "P", "PS", "P", "P", "S", "S", "PS", "PS", "S"], ["P", "S", "P", "P", "P", "PS", "S", "P", "P", "PS"], ["PS", "P", "PS", "P", "PS", "P", "P", "PS", "P", "PS"], ["P", "P", "P", "PS", "P", "P", "P", "P", "P", "S"], ["PS", "PS", "PS", "S", "P", "S", "PS", "S", "PS", "P"], ["PS", "PS", "S", "P", "P", "S", "PS", "PS", "S", "P"], ["P", "PS", "P", "PS", "P", "PS", "PS", "P", "PS", "P"]], "texttemplate": "%{text}", "x": [1, 2, 3, 4, 5, 6, 7, 8, 9, 10], "xaxis": "x4", "y": [1, 2, 3, 4, 5, 6, 7, 8, 9, 10], "yaxis": "y7", "z": [[1.0, 0.0, 0.0, 1.0, 1.0, 0.0, 0.0, 0.0, 0.0, 0.0], [0.0, 1.0, 0.5, 1.0, 1.0, 0.0, 1.0, 0.0, 1.0, 0.5], [0.5, 0.5, 0.5, 1.0, 0.5, 0.5, 0.5, 1.0, 1.0, 1.0], [1.0, 0.0, 0.5, 0.0, 0.0, 1.0, 1.0, 0.5, 0.5, 1.0], [0.0, 1.0, 0.0, 0.0, 0.0, 0.5, 1.0, 0.0, 0.0, 0.5], [0.5, 0.0, 0.5, 0.0, 0.5, 0.0, 0.0, 0.5, 0.0, 0.5], [0.0, 0.0, 0.0, 0.5, 0.0, 0.0, 0.0, 0.0, 0.0, 1.0], [0.5, 0.5, 0.5, 1.0, 0.0, 1.0, 0.5, 1.0, 0.5, 0.0], [0.5, 0.5, 1.0, 0.0, 0.0, 1.0, 0.5, 0.5, 1.0, 0.0], [0.0, 0.5, 0.0, 0.5, 0.0, 0.5, 0.5, 0.0, 0.5, 0.0]], "type": "heatmap"}, {"coloraxis": "coloraxis2", "hovertemplate": "position: %{x}<br><extra></extra>", "name": "0", "showscale": false, "text": [["S", "P", "P", "S", "S", "P", "P", "P", "P", "P"], ["P", "S", "PS", "S", "S", "P", "S", "P", "S", "PS"], ["PS", "PS", "PS", "S", "PS", "PS", "PS", "S", "S", "S"], ["S", "P", "PS", "P", "P", "S", "S", "PS", "PS", "S"], ["P", "S", "P", "P", "P", "PS", "S", "P", "P", "PS"], ["PS", "P", "PS", "P", "PS", "P", "P", "PS", "P", "PS"], ["P", "P", "P", "PS", "P", "P", "P", "P", "P", "S"], ["PS", "PS", "PS", "S", "P", "S", "PS", "S", "PS", "P"], ["PS", "PS", "S", "P", "P", "S", "PS", "PS", "S", "P"], ["P", "PS", "P", "PS", "P", "PS", "PS", "P", "PS", "P"]], "texttemplate": "%{text}", "x": [1, 2, 3, 4, 5, 6, 7, 8, 9, 10], "xaxis": "x4", "y": [1, 2, 3, 4, 5, 6, 7, 8, 9, 10], "yaxis": "y8", "z": [[1.0, 0.0, 0.0, 1.0, 1.0, 0.0, 0.0, 0.0, 0.0, 0.0], [0.0, 1.0, 0.5, 1.0, 1.0, 0.0, 1.0, 0.0, 1.0, 0.5], [0.5, 0.5, 0.5, 1.0, 0.5, 0.5, 0.5, 1.0, 1.0, 1.0], [1.0, 0.0, 0.5, 0.0, 0.0, 1.0, 1.0, 0.5, 0.5, 1.0], [0.0, 1.0, 0.0, 0.0, 0.0, 0.5, 1.0, 0.0, 0.0, 0.5], [0.5, 0.0, 0.5, 0.0, 0.5, 0.0, 0.0, 0.5, 0.0, 0.5], [0.0, 0.0, 0.0, 0.5, 0.0, 0.0, 0.0, 0.0, 0.0, 1.0], [0.5, 0.5, 0.5, 1.0, 0.0, 1.0, 0.5, 1.0, 0.5, 0.0], [0.5, 0.5, 1.0, 0.0, 0.0, 1.0, 0.5, 0.5, 1.0, 0.0], [0.0, 0.5, 0.0, 0.5, 0.0, 0.5, 0.5, 0.0, 0.5, 0.0]], "type": "heatmap"}], "layout": {"xaxis": {"anchor": "y", "domain": [0.0, 0.1881], "title": {"text": "positions configuration"}, "tickmode": "array", "tickvals": [1, 2, 3, 4, 5, 6, 7, 8, 9, 10], "ticktext": ["1", "2", "3", "4", "5", "6", "7", "8", "9", "10"], "automargin": false, "constrain": "domain"}, "yaxis": {"anchor": "x", "domain": [0.0, 1.0], "title": {"text": "map ID", "standoff": 0}, "tickmode": "array", "tickvals": [1, 2, 3, 4, 5, 6, 7, 8, 9, 10], "ticktext": ["1L", "2L", "3L", "4L", "5L", "6L", "7L", "8L", "9L", "10L"], "autorange": "reversed", "automargin": false, "constrain": "domain"}, "yaxis2": {"anchor": "x", "overlaying": "y", "side": "right", "title": {"text": "no. of OPs", "standoff": 10}, "tickmode": "array", "tickvals": [1, 2, 3, 4, 5, 6, 7, 8, 9, 10], "ticktext": ["2", "1", "1", "1", "1", "2", "1", "1", "1", "2"], "autorange": "reversed", "automargin": false, "constrain": "domain"}, "xaxis2": {"anchor": "y3", "domain": [0.2506, 0.4387], "title": {"text": "positions configuration"}, "tickmode": "array", "tickvals": [1, 2, 3, 4, 5, 6, 7, 8, 9, 10], "ticktext": ["1", "2", "3", "4", "5", "6", "7", "8", "9", "10"], "automargin": false, "constrain": "domain"}, "yaxis3": {"anchor": "x2", "domain": [0.0, 1.0], "title": {"text": "map ID", "standoff": 0}, "tickmode": "array", "tickvals": [1, 2, 3, 4, 5, 6, 7, 8, 9, 10], "ticktext": ["1L", "2L", "3L", "4L", "5L", "6L", "7L", "8L", "9L", "10L"], "autorange": "reversed", "automargin": false, "constrain": "domain"}, "yaxis4": {"anchor": "x2", "overlaying": "y3", "side": "right", "title": {"text": "no. of OPs", "standoff": 10}, "tickmode": "array", "tickvals": [1, 2, 3, 4, 5, 6, 7, 8, 9, 10], "ticktext": ["2", "1", "1", "1", "1", "2", "1", "1", "1", "2"], "autorange": "reversed", "automargin": false, "constrain": "domain"}, "xaxis3": {"anchor": "y5", "domain": [0.5012, 0.6894], "title": {"text": "positions configuration"}, "tickmode": "array", "tickvals": [1, 2, 3, 4, 5, 6, 7, 8, 9, 10], "ticktext": ["1", "2", "3", "4", "5", "6", "7", "8", "9", "10"], "automargin": false, "constrain": "domain"}, "yaxis5": {"anchor": "x3", "domain": [0.0, 1.0], "title": {"text": "map ID", "standoff": 0}, "tickmode": "array", "tickvals": [1, 2, 3, 4, 5, 6, 7, 8, 9, 10], "ticktext": ["1L", "2L", "3L", "4L", "5L", "6L", "7L", "8L", "9L", "10L"], "autorange": "reversed", "automargin": false, "constrain": "domain"}, "yaxis6": {"anchor": "x3", "overlaying": "y5", "side": "right", "title": {"text": "no. of OPs", "standoff": 10}, "tickmode": "array", "tickvals": [1, 2, 3, 4, 5, 6, 7, 8, 9, 10], "ticktext": ["2", "1", "1", "1", "1", "2", "1", "1", "1", "2"], "autorange": "reversed", "automargin": false, "constrain": "domain"}, "xaxis4": {"anchor": "y7", "domain": [0.7519, 0.94], "title": {"text": "positions configuration"}, "tickmode": "array", "tickvals": [1, 2, 3, 4, 5, 6, 7, 8, 9, 10], "ticktext": ["1", "2", "3", "4", "5", "6", "7", "8", "9", "10"], "automargin": false, "constrain": "domain"}, "yaxis7": {"anchor": "x4", "domain": [0.0, 1.0], "title": {"text": "map ID", "standoff": 0}, "tickmode": "array", "tickvals": [1, 2, 3, 4, 5, 6, 7, 8, 9, 10], "ticktext": ["1L", "2L", "3L", "4L", "5L", "6L", "7L", "8L", "9L", "10L"], "autorange": "reversed", "automargin": false, "constrain": "domain"}, "yaxis8": {"anchor": "x4", "overlaying": "y7", "side": "right", "title": {"text": "no. of OPs", "standoff": 10}, "tickmode": "array", "tickvals": [1, 2, 3, 4, 5, 6, 7, 8, 9, 10], "ticktext": ["2", "1", "1", "1", "1", "2", "1", "1", "1", "2"], "autorange": "reversed", "automargin": false, "constrain": "domain"}, "annotations": [{"font": {"size": 16}, "showarrow": false, "text": "baseline", "x": 0.09406, "xanchor": "center", "xref": "paper", "y": 1.0, "yanchor": "bottom", "yref": "paper"}, {"font": {"size": 16}, "showarrow": false, "text": "change of priorities", "x": 0.3447, "xanchor": "center", "xref": "paper", "y": 1.0, "yanchor": "bottom", "yref": "paper"}, {"font": {"size": 16}, "showarrow": false, "text": "stops", "x": 0.5953, "xanchor": "center", "xref": "paper", "y": 1.0, "yanchor": "bottom", "yref": "paper"}, {"font": {"size": 16}, "showarrow": false, "text": "Strategies Comparison", "x": 0.8459, "xanchor": "center", "xref": "paper", "y": 1.0, "yanchor": "bottom", "yref": "paper"}], "autosize": false, "width": 1840, "height": 500, "coloraxis": {"colorbar": {"title": {"text": "No. of<br>completed<br>missions", "font": {"size": 14}, "side": "top"}, "x": -0.0625, "thickness": 10, "len": 1.1}, "colorscale": [[0.0, "rgb(247,252,245)"], [0.125, "rgb(229,245,224)"], [0.25, "rgb(199,233,192)"], [0.375, "rgb(161,217,155)"], [0.5, "rgb(116,196,118)"], [0.625, "rgb(65,171,93)"], [0.75, "rgb(35,139,69)"], [0.875, "rgb(0,109,44)"], [1.0, "rgb(0,68,27)"]]}, "coloraxis2": {"colorscale": [[0.0, "#FFFFE0"], [0.25, "#3D3D3D"], [0.5, "#D3D3D3"], [1.0, "#ADD8E6"]]}, "title": {"text": "No. of completed missions<br>(slowness: without rerouting; coordination strategies)"}}}
